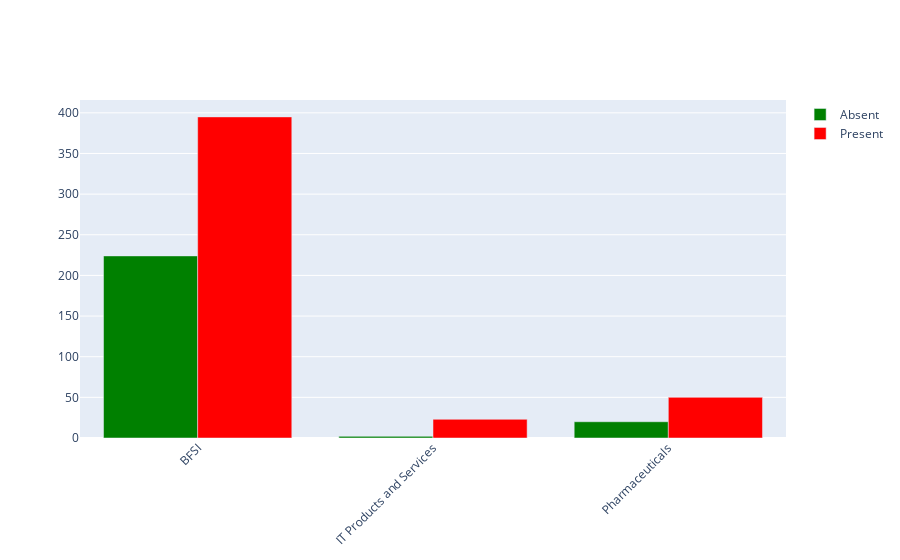

The notebook cell saved with this chart:
### Code cell
barplot(Industry_Category,Industry_Group)

### Figure 1 — Plotly figure (JSON) as saved in the notebook; plotly's stock layout.template omitted (floating-point values rounded to 4 significant figures)
{"data": [{"marker": {"color": "green"}, "name": "Absent", "type": "bar", "x": ["BFSI", "IT Products and Services", "Pharmaceuticals"], "y": [224, 2, 20]}, {"marker": {"color": "red"}, "name": "Present", "type": "bar", "x": ["BFSI", "IT Products and Services", "Pharmaceuticals"], "y": [395, 23, 50]}], "layout": {"barmode": "group", "xaxis": {"tickangle": -45}}}
